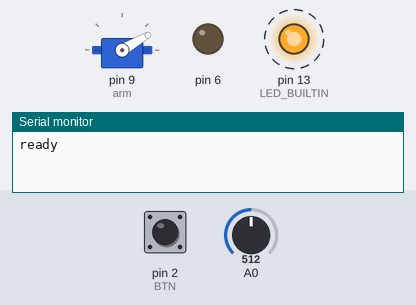
The sketch below on a simulated Arduino Uno, built with avr-gcc and run on an emulated ATmega328P. Parts: servo, output pins drawn as LEDs (lit = HIGH), the last lines printed to the serial monitor. Dashed ring = blinking. The test bench sets the inputs (shaded band); at power-on: pin 2 (BTN) HIGH, A0 = 512.

Above: at 0.1 s.
At 1.3 s:
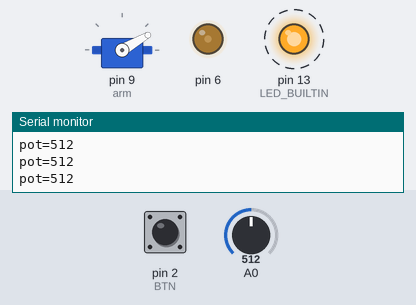
1.7 s: pin 2 (BTN) pulled LOW for 0.5 s
At 2.1 s:
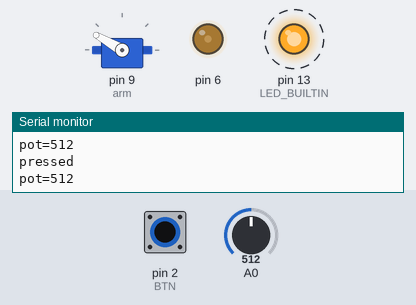
Timing chart, 0 to 10.7 s (numbered marks = the images above; inputs shaded):
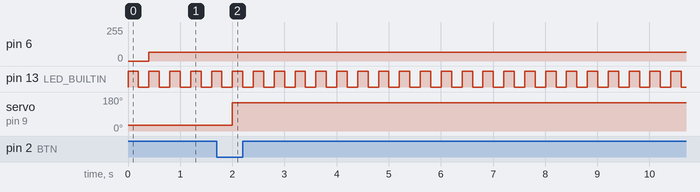

Measured:
- after the input at 1.7 s, servo on pin 9 (arm): 30° → 150° after 0.30 s
- by itself, pin 13 (LED_BUILTIN): alternates HIGH for 0.20 s and LOW for 0.20 s

The sketch:

bench.ino
```cpp
// Test bench: blinks pin 13, dims pin 6, moves a servo on 9 when the button on 2 is pressed, prints the pot on A0.
#include <Servo.h>
Servo arm;
const int BTN = 2;
void setup() {
  Serial.begin(115200);
  pinMode(LED_BUILTIN, OUTPUT);
  pinMode(BTN, INPUT_PULLUP);
  arm.attach(9);
  arm.write(30);
  Serial.println("ready");
}
void loop() {
  digitalWrite(LED_BUILTIN, HIGH);
  delay(200);
  digitalWrite(LED_BUILTIN, LOW);
  delay(200);
  if (digitalRead(BTN) == LOW) { arm.write(150); Serial.println("pressed"); }
  analogWrite(6, 64);
  Serial.print("pot="); Serial.println(analogRead(A0));
}
```
